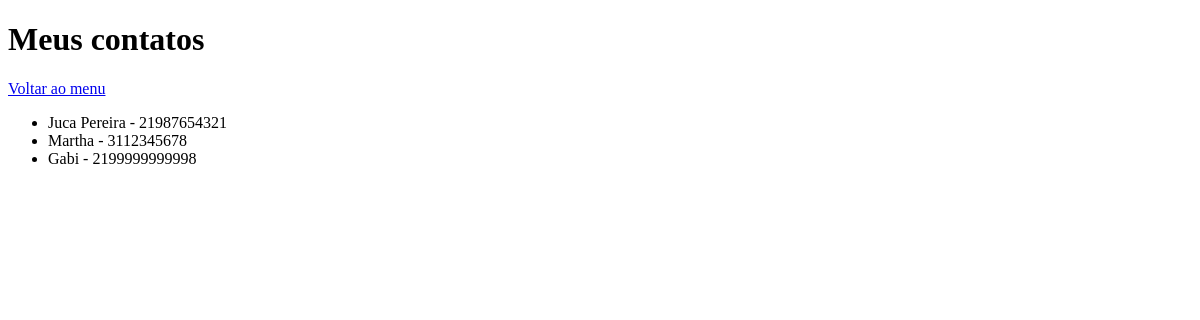
Page /agenda/contatos/ on the earlier database version.
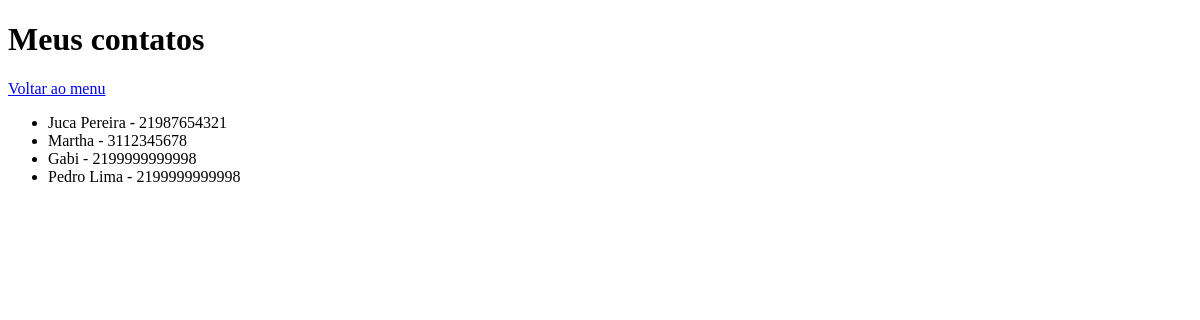
Same page on the later database version.
### agenda/models.py (models this page shows, shortened)
class Contato(models.Model):
    nome = models.CharField(max_length=255)
    telefone = models.CharField(max_length=15, null=True, blank=True)
    endereco = models.TextField(blank=True, null=True)
    email = models.EmailField(blank=True, null=True)
    data_nascimento = models.DateField(blank=True, null=True)
    created_at = models.DateTimeField(auto_now_add=True)
    categoria = models.ForeignKey(Categoria, blank=True, null=True, on_delete=models.SET_NULL)
    tag = models.ManyToManyField(Tag, blank=True)

### agenda/views.py (the view)
# urls.py: path('contatos/', views.contato_lista, name='contato_lista'),
def contato_lista(request):
    contatos = Contato.objects.all()
    return render(request, 'agenda/contatos_lista.html', {'contatos' : contatos})

### agenda/templates/agenda/contatos_lista.html (shortened to what this page needs)
<!DOCTYPE html>
<html lang="pt-br">
<head>
</head>
<body>
  <h1>Meus contatos</h1>
  <a href="{% url 'agenda:home'%}">Voltar ao menu</a>
  {% if contatos %}
    <ul>
      {% for contato in contatos %}
        <li>{{ contato.nome }} - {{ contato.telefone }}</li>
      {% endfor %}
    </ul>
  {% else %}
    <p>Nenhum contato cadastrado.</p>
  {% endif %}
</body>
</html>

Differences in the rows shown:
added Contato: nome "Pedro Lima", telefone "2199999999998"
